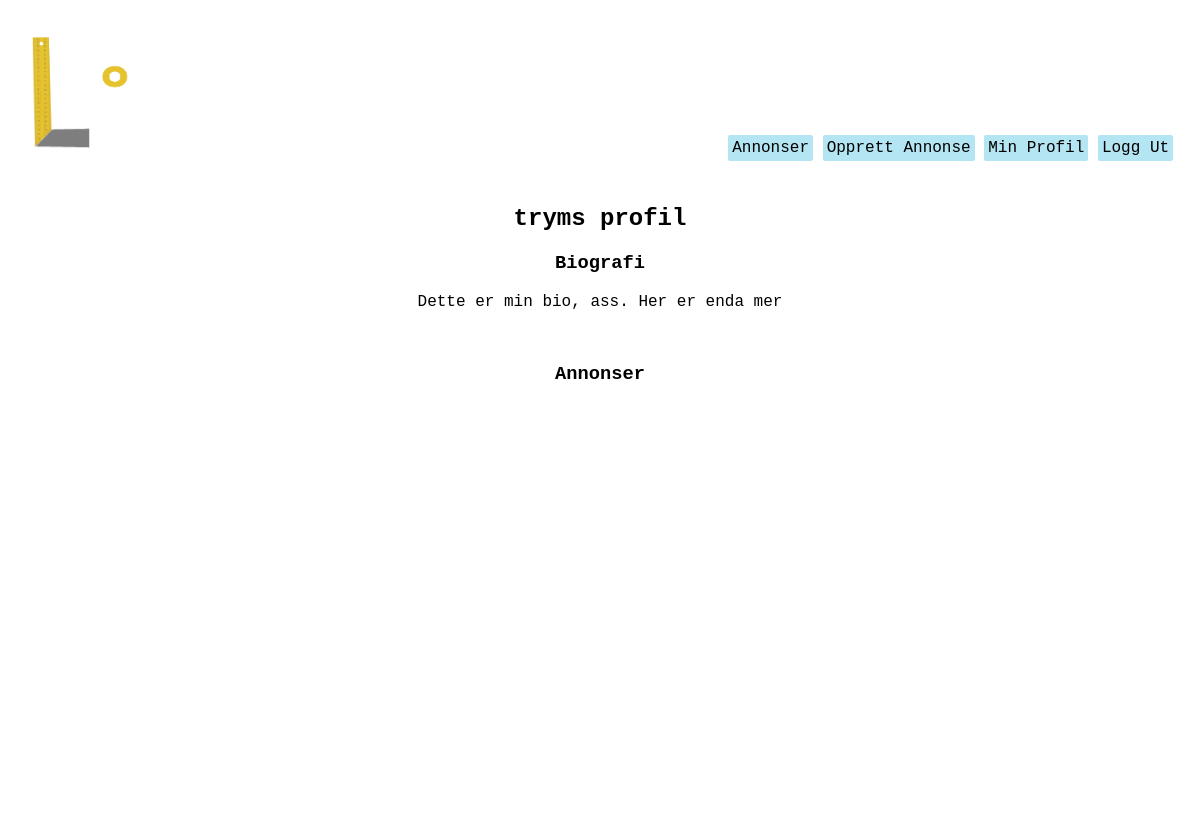
The app's page /users/profile/trym (signed in), older data.
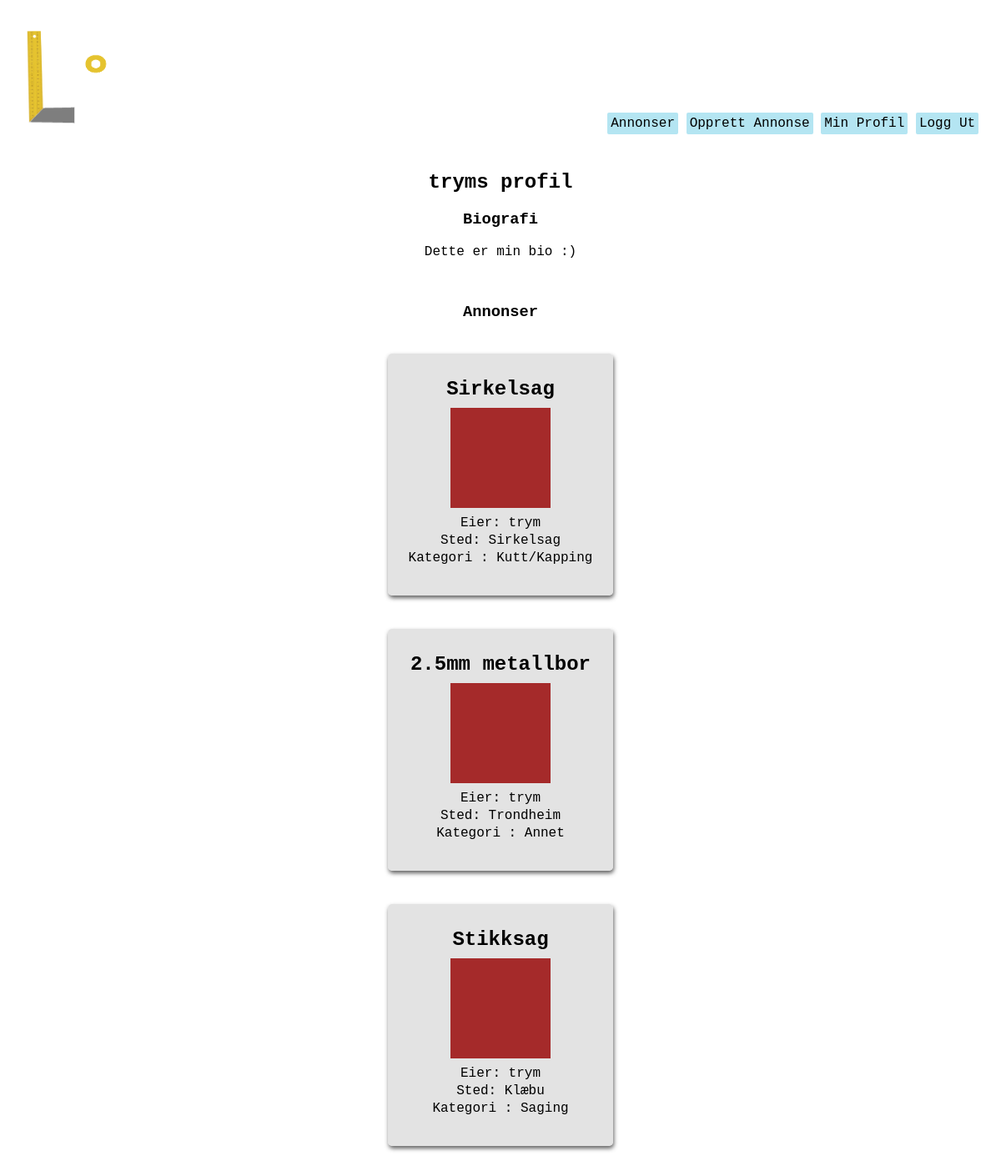
The same page, newer data.
### users/models.py (models this page shows, shortened)
class Profile(models.Model):
    user = models.OneToOneField(User, on_delete=models.CASCADE)
    bio = models.TextField(verbose_name="Biografi", null=True)

### homepage/models.py (models this page shows, shortened)
class Listing(models.Model):
    owner = models.ForeignKey(User, verbose_name = 'User', on_delete=models.CASCADE, null=True) #user burde kanskje endres til settings.AUTH_USER_MODEL. må i så fall django.conf import settings
    title = models.CharField(max_length=50, verbose_name="Tittel")
    loaned = models.BooleanField(default=False, verbose_name="Utlånt?")
    price = models.PositiveSmallIntegerField(verbose_name='Pris', default=0)
    location = models.CharField(max_length=100, verbose_name="Sted") #burde kanskje være annet enn CharField. Gjør det vanskelig å sortere etter denne attributten
    description = models.TextField(verbose_name="Beskrivelse")
    SW = 1
    PT = 2
    WD = 3
    CT = 4
    SV = 5
    BO = 6
    OT = 7
    CATEGORY_CHOICES = (
        (SW, 'Saging'),
        (PT, 'Maling'),
        (WD, 'Sveising'),
        (CT, 'Kutt/Kapping'),
        (SV, 'Skruverktøy'),
        (BO, 'Slagverktøy'),
        (OT, 'Annet'),
    )
    category = models.PositiveSmallIntegerField(
        choices = CATEGORY_CHOICES,
        default = OT,
        verbose_name="Kategori",
    )

### users/views.py (the view)
# urls.py: path('profile', views.my_profile, name='my_profile'),
@login_required
def profile(request, userstring):
    requested_user = User.objects.get(username = userstring)
    user_listings = requested_user.listing_set.all()
    user_profile = requested_user.profile
    context = {'user': requested_user, 'listings': user_listings, 'profile': user_profile}
    return render(request, 'users/profile.html', context)

### users/templates/users/profile.html (shortened to what this page needs)
{% extends "users/base.html" %}
{% block content %}
    <div>
        <h2>{{user.username}}s profil</h2>
        <div>
            <h3>Biografi</h3>
            <p>
                {{profile.bio}}
            </p>
        </div>
        <br>
        <div>
            <h3>Annonser</h3>
            {% for listing in listings %}
            <div class="listingDIV">
                <a href="{% url 'homepage:listing' listing_id=listing.id %}" class="listingLink">invisible link!</a>
                <div class="listingContent">
                    <h2>{{listing.title}}</h2>
                    <div class="listingImg"></div>
                    <p>Eier: {{listing.owner}}</p>
                    <p>Sted: {{listing.location}}</p>
                    <p>Kategori : {{listing.get_category_display}}</p>
                    <br>
                </div>
            </div>
            {% endfor %}
        </div>
    </div>
{% endblock content %}

### users/templates/users/base.html (shortened to what this page needs)
{% load static %}
<!DOCTYPE html>
<html lang="nb">
  <head>
    <link rel="stylesheet" href="{% static 'stylish.css'%}?{% now "U" %}">
  </head>
  <header> <div class="topbar">
    <div class="topbarBoxImg">
      <a href="{% url 'homepage:listing_overview' %}" class="Logo">
        <img src="{% static 'img/logo.png' %}" alt="En nydelig logo" class="logoIMG">
      </a>
    </div>
    <div class="topbarBox">
        <a href="{% url 'homepage:listing_overview' %}" class="knapp">Annonser</a>
        {% if user.is_authenticated %}
        <a href="{% url 'homepage:add_listing' %}" class="knapp">Opprett Annonse</a>
        <a href="{% url 'users:my_profile' %}" class="knapp">Min Profil</a>
        <a href="{% url 'logout' %}" class="knapp">Logg Ut</a>
        {% else %}
        <a href="{% url 'login' %}" class="knapp">Logg inn</a>
        <a href="{% url 'users:signup' %}" class="knapp">Registrer deg</a>
        {% endif %}
    </div>
  </div>
</header>
  <body class="bg">
    <div class="contentBG">
      <div class="contentbox">
        {% block content %}
        {% endblock %}
      </div>
    </div>
  </body>
</html>

### users/static/stylish.css (style rules this page uses)
.bg { margin: 0px; background-image: url("../static/img/standinBG2_r.jpg"); background-size: cover; height: 100%; min-height: 100vh; font-family: 'Courier New', Courier, monospace; }
.contentBG { background-color: rgb(255, 255, 255); margin: 0px; margin-top: 10px; width: 100%; padding: 0px; min-height: 80vh; height: auto; }
.contentbox { margin: auto; width: 50%; padding: 10px; text-align: center; }
.topbar { margin: auto; padding: 1vh; text-align: center; }
.topbar .logoIMG { height: 15vh; }
.topbarBox { width: 48%; margin-top: 3vh; display: inline-block; text-align: right; }
.topbarBoxImg { width: 48%; margin-top: 3vh; display: inline-block; text-align: left; }
button, .knapp, .knappStor { background-color: rgb(180, 229, 242); padding: 4px; text-decoration: none; box-shadow: 2px; font-family: 'Courier New', Courier, monospace; color: black; border: none; border-radius: 2px; font-size: 16px; }
.listingDIV { background-color: rgba(218, 218, 218, 0.737); box-shadow: 1px 3px 5px rgba(63, 63, 63, 0.813); padding: 20px; margin: 20px; border-radius: 5px; display: inline-block; width: 230px; height: 250px; line-height: 5px; text-align: left; }
.listingLink { color: transparent; position: absolute; width: inherit; height: inherit; line-height: normal; }
.listingImg { display: inline-block; background-color: brown; height: 120px; width: 120px; }
.listingContent { text-align: center; }

Row changes from the older to the newer data that the page shows:
changed Profile: bio "Dette er min bio, ass. Her er enda mer" → "Dette er min bio :)"
now on this page (row edited): Listing: title "Sirkelsag", owner "trym", location "Sirkelsag", category "Kutt/Kapping"
added Listing: title "2.5mm metallbor", owner "trym", location "Trondheim", category "Annet"
added Listing: title "Stikksag", owner "trym", location "Klæbu", category "Saging"
